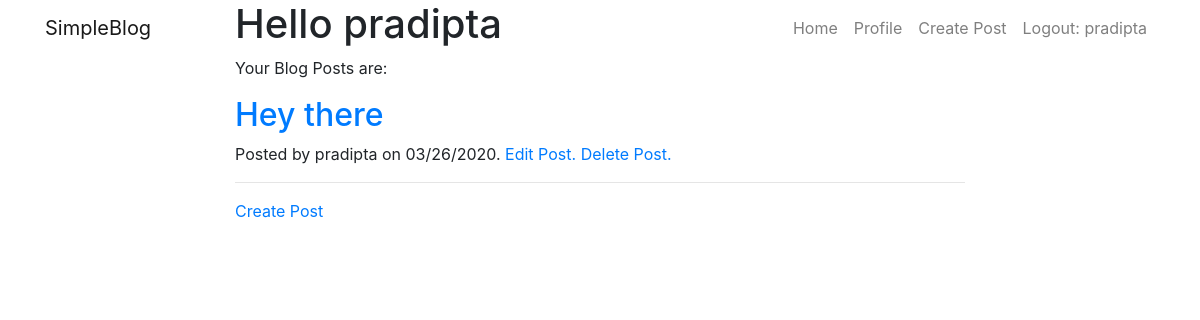
/profile/ (signed in), run on an earlier commit of the app's database.
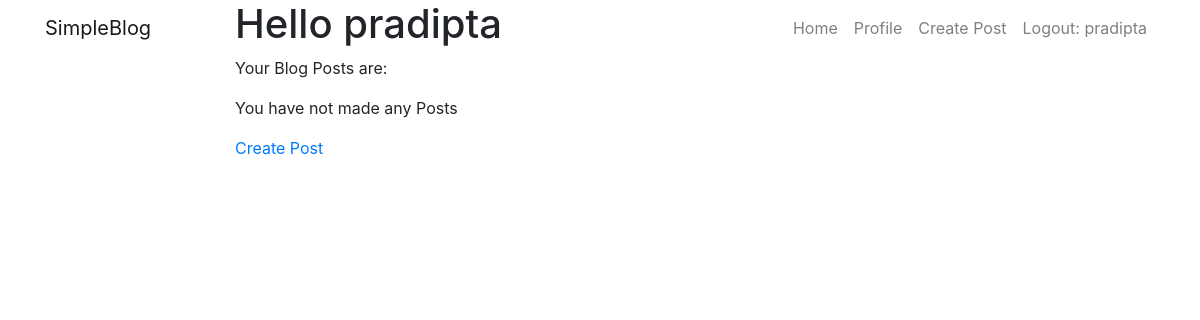
And on a later commit of the database.
### core/models.py (models this page shows)
class BlogEntry(models.Model):
    article = models.CharField(max_length=4000)
    heading = models.CharField(max_length=400)
    subheading = models.CharField(max_length=800, default="")
    author = models.ForeignKey(User, on_delete=models.CASCADE, default=None)
    pubDate = models.DateField("Date Published")

### core/views.py (the view)
# urls.py: path('profile/', views.profile, name='profile'),
@login_required
def profile(request):
    posts = request.user.blogentry_set.all()
    return render(request, "profile.html", {"posts":posts})

### core/templates/profile.html (shortened to what this page needs)
{% extends 'base.html' %}
{% block header %}
<div class="container">
    <div class="row">
        <div class="col-lg-8 col-md-10 mx-auto">
            <div class="post-heading">
                <h1>Hello {{ user.username }}</h1>
            </div>
        </div>
    </div>
</div>
{% endblock %}
{% block content %}
<div class="container">
    <div class="row">
        <div class="col-lg-8 col-md-10 mx-auto">
            <p>
                Your Blog Posts are:
            </p>
            {% for post in posts %}
            <div class="post-preview">
                <a href="{% url 'view' post.id %}">
                    <h2 class="post-title">
                        {{post.heading}}
                    </h2>
                </a>
                <p class="post-meta">Posted by
                    {{post.author.username }}
                    on {{ post.pubDate|date:"SHORT_DATE_FORMAT" }}. <a href="{% url 'edit' post.id %}"> Edit Post. </a>
                    <a href="{% url 'delete' post.id %}"> Delete Post. </a> </p>
            </div>
            <hr>
            {% empty %}
            <p> You have not made any Posts</p>
            {% endfor %}
            <p><a href="{% url 'createPost' %}"> Create Post </a></p>
        </div>
    </div>
</div>
{% endblock %}

What changed in the data, as far as the page shows it:
removed BlogEntry: heading "Hey there", author.username "pradipta", pubDate "03/26/2020"
Also different on the page:
text now shown: "You have not made any Posts"
